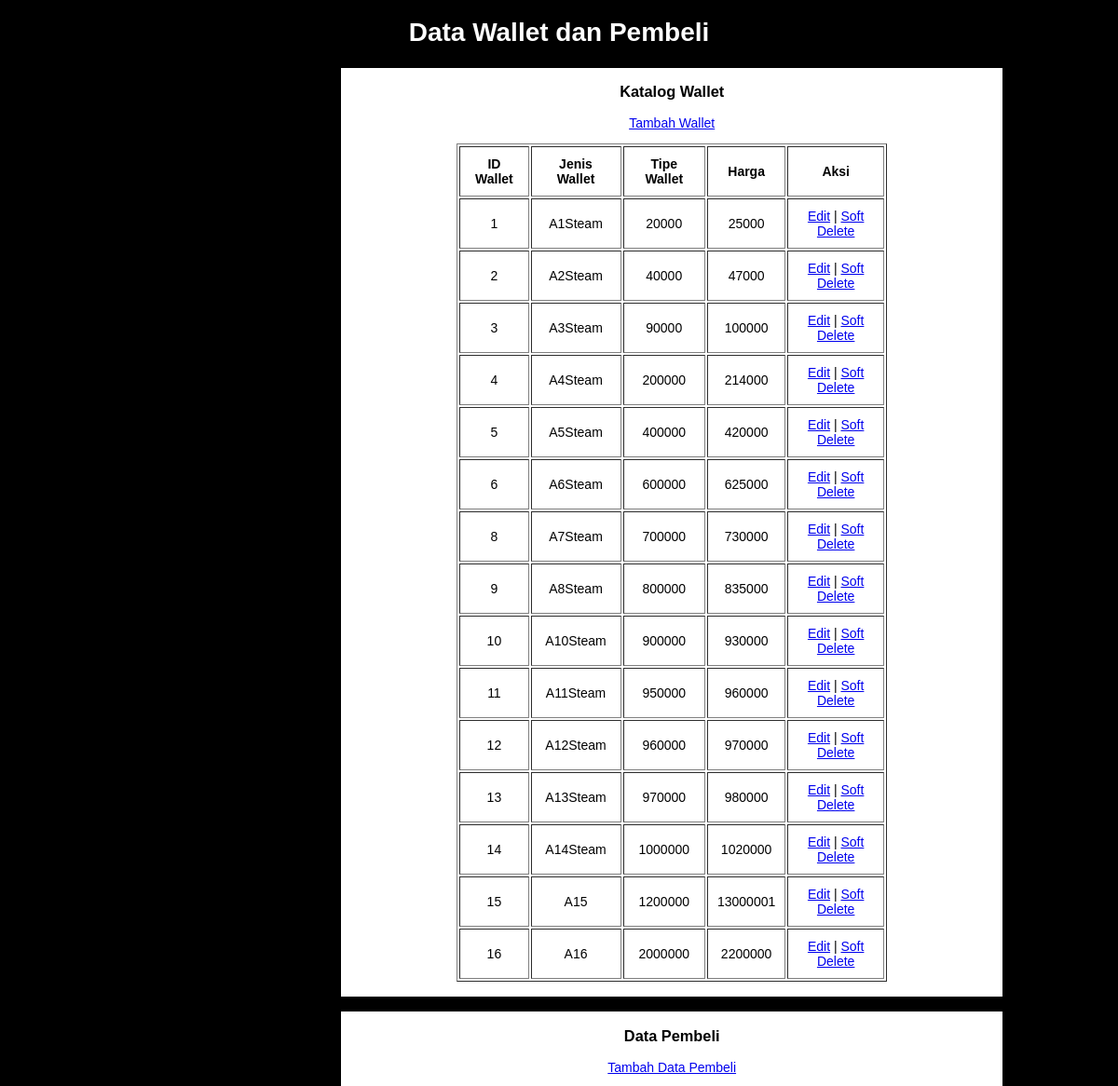
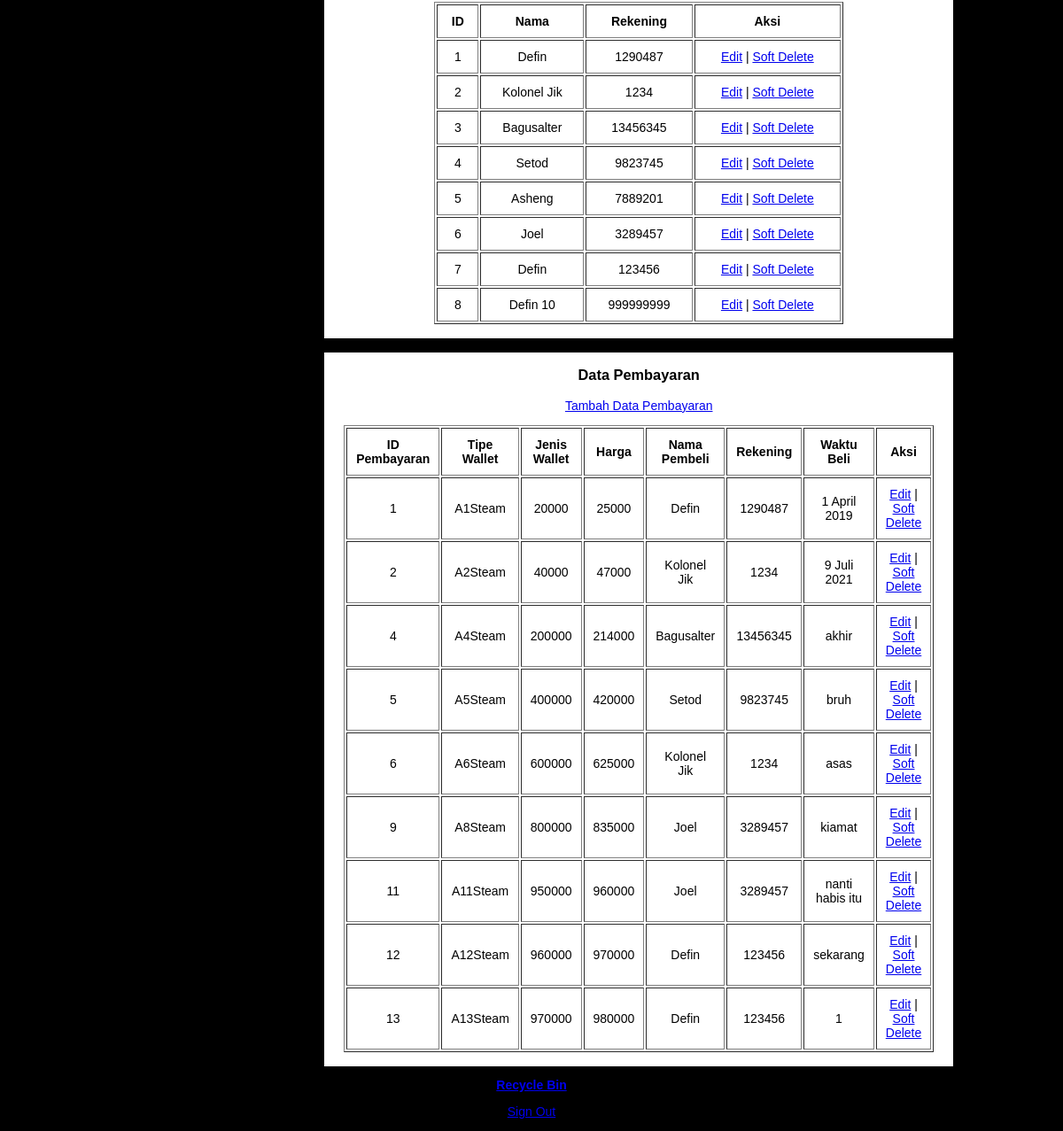
/homeadmin.php (signed in), run on the app's committed database (2 pictures, top to bottom).
### tables this page shows
CREATE TABLE `wallet` (
  `id_wallet` int(5) NOT NULL,
  `tipe_wallet` varchar(20) NOT NULL,
  `jenis_wallet` varchar(20) NOT NULL,
  `harga` varchar(20) NOT NULL,
  `is_delete` bit(1) NOT NULL DEFAULT b'0'
);

CREATE TABLE `pembeli` (
  `id_pembeli` int(5) NOT NULL,
  `nama` varchar(20) NOT NULL,
  `no_hp` varchar(20) NOT NULL,
  `rekening` varchar(20) NOT NULL,
  `email` varchar(50) NOT NULL,
  `is_delete` bit(1) NOT NULL DEFAULT b'0'
);

CREATE TABLE `pembayaran` (
  `id_bayar` int(5) NOT NULL,
  `id_wallet` int(5) NOT NULL,
  `id_pembeli` int(5) NOT NULL,
  `tanggal` varchar(20) NOT NULL,
  `is_delete` bit(1) NOT NULL DEFAULT b'0'
);

### homeadmin.php (the view, shortened to what this page needs)
<?php
    include_once("config.php");
    $listwallet = mysqli_query($link, "SELECT * FROM wallet WHERE is_delete=0 ORDER BY id_wallet");
    $listpembeli = mysqli_query($link, "SELECT * FROM pembeli WHERE is_delete=0 ORDER BY id_pembeli");
    $listpembayaran = mysqli_query($link, "SELECT pembayaran.id_bayar, wallet.jenis_wallet, wallet.tipe_wallet, wallet.harga, pembeli.nama, pembeli.rekening, pembayaran.tanggal FROM wallet INNER JOIN pembayaran ON wallet.id_wallet=pembayaran.id_bayar INNER JOIN pembeli ON pembeli.id_pembeli=pembayaran.id_pembeli WHERE pembayaran.is_delete = 0");
?>
<!DOCTYPE html>
<html lang="en">
    <head>
    </head>
    <body>
        <div style="text-align: center">
            <h1>Data Wallet dan Pembeli</h1>
        </div>
        <div class='Tabel'>
        <h3>Katalog Wallet</h3>
        <table width='80%' border=1>
        <p>
            <a href="addwallet.php">Tambah Wallet</a>
        </p>
            <tr>
                <th>ID Wallet</th> <th>Jenis Wallet</th> <th>Tipe Wallet</th> <th>Harga</th> <th>Aksi</th>
            </tr>
            <?php
                while($item = mysqli_fetch_array($listwallet)) {
                    echo "<tr>";
                    echo "<td>".$item['id_wallet']."</td>";
                    echo "<td>".$item['tipe_wallet']."</td>";
                    echo "<td>".$item['jenis_wallet']."</td>";
                    echo "<td>".$item['harga']."</td>";
                    echo "<td><a href='editwallet.php?id=$item[id_wallet]'>Edit</a>
                    |
                    <a href='softdeletewallet.php?id=$item[id_wallet]'>Soft Delete</a></td></tr>";
                }
            ?>
        </table><br>
        </div>
        <div class='Tabel'>
        <h3>Data Pembeli</h3>
        <table width='80%' border=1>
        <p>
            <a href="addpembeli.php">Tambah Data Pembeli</a>
        </p>
            <tr>
                <th>ID</th> <th>Nama</th> <th>Rekening</th> <th>Aksi</th>
            </tr>
            <?php
                while($item = mysqli_fetch_array($listpembeli)) {
                    echo "<tr>";
                    echo "<td>".$item['id_pembeli']."</td>";
                    echo "<td>".$item['nama']."</td>";
                    echo "<td>".$item['rekening']."</td>";
                    echo "<td><a href='editpembeli.php?id=$item[id_pembeli]'>Edit</a>
                    |
                    <a href='softdeletepembeli.php?id=$item[id_pembeli]'>Soft Delete</a></td></tr>";
                }
            ?>
        </table><br>
        </div>
        <div class='Tabel'>
        <h3>Data Pembayaran</h3>
        <table width='80%' border=1>
        <p>
            <a href="addpembayaran.php">Tambah Data Pembayaran</a>
        </p>
            <tr>
            <th>ID Pembayaran</th> <th>Tipe Wallet</th> <th>Jenis Wallet</th> <th>Harga</th>  <th>Nama Pembeli</th> <th>Rekening</th> <th>Waktu Beli</th> <th>Aksi</th>
            </tr>
            <?php
                while($item = mysqli_fetch_array($listpembayaran)) {
                    echo "<tr>";
                    echo "<td>".$item['id_bayar']."</td>";
                    echo "<td>".$item['tipe_wallet']."</td>";
                    echo "<td>".$item['jenis_wallet']."</td>";
                    echo "<td>".$item['harga']."</td>";
                    echo "<td>".$item['nama']."</td>";
                    echo "<td>".$item['rekening']."</td>";
                    echo "<td>".$item['tanggal']."</td>";
                    echo "<td><a href='editpembayaran.php?id=$item[id_bayar]'>Edit</a>
                    |
                    <a href='softdeletepembayaran.php?id=$item[id_bayar]'>Soft Delete</a></td></tr>";
                }
            ?>
        </table><br>
        </div>
        <div style="text-align: center">
            <b><a href="viewSoftDelete.php">Recycle Bin</a>
        </b>
        </div>
        <p>
        <a href="logout.php" class="btn btn-danger ml-3">Sign Out</a>
        </p>
    </body>
</html>

### homeadmin.php (style rules this page uses)
body { font: 14px sans-serif; background-color: rgb(0, 0, 0); background-image: url("https://wallpaperaccess.com/full/4892311.jpg"); }
h1 { color: rgb(255, 255, 255); text-align: center; }
h3 { text-align: center; }
table { width: 65%; margin-left: auto; margin-right: auto; }
th { padding: 10px 10px 10px 10px; text-align: center; }
tr { text-align: center; }
td { padding: 10px 10px 10px 10px; }
p { text-align: center; }
.Tabel { width: 60%; background-color: rgb(255, 255, 255); margin-bottom: 10px; margin-left: 355px; margin-right: 20px; border-style: solid; }

### data on the page
wallet: id_wallet "1", tipe_wallet "A1Steam", jenis_wallet "20000", harga "25000"
wallet: id_wallet "2", tipe_wallet "A2Steam", jenis_wallet "40000", harga "47000"
wallet: id_wallet "3", tipe_wallet "A3Steam", jenis_wallet "90000", harga "100000"
wallet: id_wallet "4", tipe_wallet "A4Steam", jenis_wallet "200000", harga "214000"
wallet: id_wallet "5", tipe_wallet "A5Steam", jenis_wallet "400000", harga "420000"
wallet: id_wallet "6", tipe_wallet "A6Steam", jenis_wallet "600000", harga "625000"
wallet: id_wallet "8", tipe_wallet "A7Steam", jenis_wallet "700000", harga "730000"
wallet: id_wallet "9", tipe_wallet "A8Steam", jenis_wallet "800000", harga "835000"
wallet: id_wallet "10", tipe_wallet "A10Steam", jenis_wallet "900000", harga "930000"
wallet: id_wallet "11", tipe_wallet "A11Steam", jenis_wallet "950000", harga "960000"
wallet: id_wallet "12", tipe_wallet "A12Steam", jenis_wallet "960000", harga "970000"
wallet: id_wallet "13", tipe_wallet "A13Steam", jenis_wallet "970000", harga "980000"
wallet: id_wallet "14", tipe_wallet "A14Steam", jenis_wallet "1000000", harga "1020000"
wallet: id_wallet "15", tipe_wallet "A15", jenis_wallet "1200000", harga "13000001"
wallet: id_wallet "16", tipe_wallet "A16", jenis_wallet "2000000", harga "2200000"
pembeli: id_pembeli "1", nama "Defin", rekening "1290487"
pembeli: id_pembeli "2", nama "Kolonel Jik", rekening "1234"
pembeli: id_pembeli "3", nama "Bagusalter", rekening "13456345"
pembeli: id_pembeli "4", nama "Setod", rekening "9823745"
pembeli: id_pembeli "5", nama "Asheng", rekening "7889201"
pembeli: id_pembeli "6", nama "Joel", rekening "3289457"
pembeli: id_pembeli "7", nama "Defin", rekening "123456"
pembeli: id_pembeli "8", nama "Defin 10", rekening "999999999"
pembayaran: id_bayar "1", id_wallet.tipe_wallet "A1Steam", id_wallet.jenis_wallet "20000", id_wallet.harga "25000", id_pembeli.nama "Defin", id_pembeli.rekening "1290487", tanggal "1 April 2019"
pembayaran: id_bayar "2", wallet.tipe_wallet "A2Steam", wallet.jenis_wallet "40000", wallet.harga "47000", id_pembeli.nama "Kolonel Jik", id_pembeli.rekening "1234", tanggal "9 Juli 2021"
pembayaran: id_bayar "4", wallet.tipe_wallet "A4Steam", wallet.jenis_wallet "200000", wallet.harga "214000", id_pembeli.nama "Bagusalter", id_pembeli.rekening "13456345", tanggal "akhir"
pembayaran: id_bayar "5", id_wallet.tipe_wallet "A5Steam", id_wallet.jenis_wallet "400000", id_wallet.harga "420000", id_pembeli.nama "Setod", id_pembeli.rekening "9823745", tanggal "bruh"
pembayaran: id_bayar "6", wallet.tipe_wallet "A6Steam", wallet.jenis_wallet "600000", wallet.harga "625000", id_pembeli.nama "Kolonel Jik", id_pembeli.rekening "1234", tanggal "asas"
pembayaran: id_bayar "9", wallet.tipe_wallet "A8Steam", wallet.jenis_wallet "800000", wallet.harga "835000", id_pembeli.nama "Joel", id_pembeli.rekening "3289457", tanggal "kiamat"
pembayaran: id_bayar "11", wallet.tipe_wallet "A11Steam", wallet.jenis_wallet "950000", wallet.harga "960000", id_pembeli.nama "Joel", id_pembeli.rekening "3289457", tanggal "nanti habis itu"
pembayaran: id_bayar "12", wallet.tipe_wallet "A12Steam", wallet.jenis_wallet "960000", wallet.harga "970000", id_pembeli.nama "Defin", id_pembeli.rekening "123456", tanggal "sekarang"
pembayaran: id_bayar "13", wallet.tipe_wallet "A13Steam", wallet.jenis_wallet "970000", wallet.harga "980000", id_pembeli.nama "Defin", id_pembeli.rekening "123456", tanggal "1"
